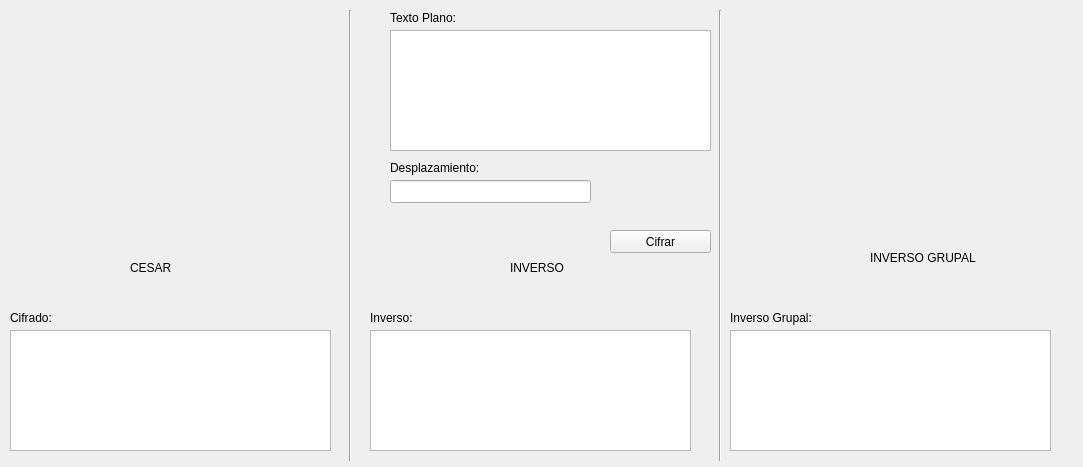
<?xml version="1.0" encoding="UTF-8"?>
<ui version="4.0">
 <class>MainWindow</class>
 <widget class="QMainWindow" name="MainWindow">
  <property name="geometry">
   <rect>
    <x>0</x>
    <y>0</y>
    <width>1083</width>
    <height>467</height>
   </rect>
  </property>
  <property name="windowTitle">
   <string>MainWindow</string>
  </property>
  <widget class="QWidget" name="centralWidget">
   <widget class="QLabel" name="label">
    <property name="geometry">
     <rect>
      <x>130</x>
      <y>260</y>
      <width>59</width>
      <height>15</height>
     </rect>
    </property>
    <property name="text">
     <string>CESAR</string>
    </property>
   </widget>
   <widget class="QLabel" name="label_2">
    <property name="geometry">
     <rect>
      <x>510</x>
      <y>260</y>
      <width>59</width>
      <height>15</height>
     </rect>
    </property>
    <property name="text">
     <string>INVERSO</string>
    </property>
   </widget>
   <widget class="Line" name="line">
    <property name="geometry">
     <rect>
      <x>340</x>
      <y>10</y>
      <width>20</width>
      <height>451</height>
     </rect>
    </property>
    <property name="orientation">
     <enum>Qt::Vertical</enum>
    </property>
   </widget>
   <widget class="Line" name="line_2">
    <property name="geometry">
     <rect>
      <x>710</x>
      <y>10</y>
      <width>20</width>
      <height>451</height>
     </rect>
    </property>
    <property name="orientation">
     <enum>Qt::Vertical</enum>
    </property>
   </widget>
   <widget class="QLabel" name="label_3">
    <property name="geometry">
     <rect>
      <x>870</x>
      <y>250</y>
      <width>121</width>
      <height>16</height>
     </rect>
    </property>
    <property name="text">
     <string>INVERSO GRUPAL</string>
    </property>
   </widget>
   <widget class="QLabel" name="label_5">
    <property name="geometry">
     <rect>
      <x>10</x>
      <y>310</y>
      <width>81</width>
      <height>16</height>
     </rect>
    </property>
    <property name="text">
     <string>Cifrado:</string>
    </property>
   </widget>
   <widget class="QPlainTextEdit" name="txtCifradoCesar">
    <property name="geometry">
     <rect>
      <x>10</x>
      <y>330</y>
      <width>321</width>
      <height>121</height>
     </rect>
    </property>
   </widget>
   <widget class="QLineEdit" name="txtDesplazamiento">
    <property name="geometry">
     <rect>
      <x>390</x>
      <y>180</y>
      <width>201</width>
      <height>23</height>
     </rect>
    </property>
   </widget>
   <widget class="QLabel" name="label_6">
    <property name="geometry">
     <rect>
      <x>390</x>
      <y>160</y>
      <width>111</width>
      <height>16</height>
     </rect>
    </property>
    <property name="text">
     <string>Desplazamiento:</string>
    </property>
   </widget>
   <widget class="QLabel" name="label_7">
    <property name="geometry">
     <rect>
      <x>390</x>
      <y>10</y>
      <width>81</width>
      <height>16</height>
     </rect>
    </property>
    <property name="text">
     <string>Texto Plano:</string>
    </property>
   </widget>
   <widget class="QLabel" name="label_8">
    <property name="geometry">
     <rect>
      <x>370</x>
      <y>310</y>
      <width>81</width>
      <height>16</height>
     </rect>
    </property>
    <property name="text">
     <string>Inverso:</string>
    </property>
   </widget>
   <widget class="QPlainTextEdit" name="txtCifradoInverso">
    <property name="geometry">
     <rect>
      <x>370</x>
      <y>330</y>
      <width>321</width>
      <height>121</height>
     </rect>
    </property>
   </widget>
   <widget class="QPlainTextEdit" name="txtPlano">
    <property name="geometry">
     <rect>
      <x>390</x>
      <y>30</y>
      <width>321</width>
      <height>121</height>
     </rect>
    </property>
   </widget>
   <widget class="QPushButton" name="btnCifrado">
    <property name="geometry">
     <rect>
      <x>610</x>
      <y>230</y>
      <width>101</width>
      <height>23</height>
     </rect>
    </property>
    <property name="text">
     <string>Cifrar</string>
    </property>
   </widget>
   <widget class="QPlainTextEdit" name="txtCifradoInversoGrupal">
    <property name="geometry">
     <rect>
      <x>730</x>
      <y>330</y>
      <width>321</width>
      <height>121</height>
     </rect>
    </property>
   </widget>
   <widget class="QLabel" name="label_10">
    <property name="geometry">
     <rect>
      <x>730</x>
      <y>310</y>
      <width>81</width>
      <height>16</height>
     </rect>
    </property>
    <property name="text">
     <string>Inverso Grupal:</string>
    </property>
   </widget>
  </widget>
 </widget>
 <layoutdefault spacing="6" margin="11"/>
 <resources/>
 <connections/>
</ui>
